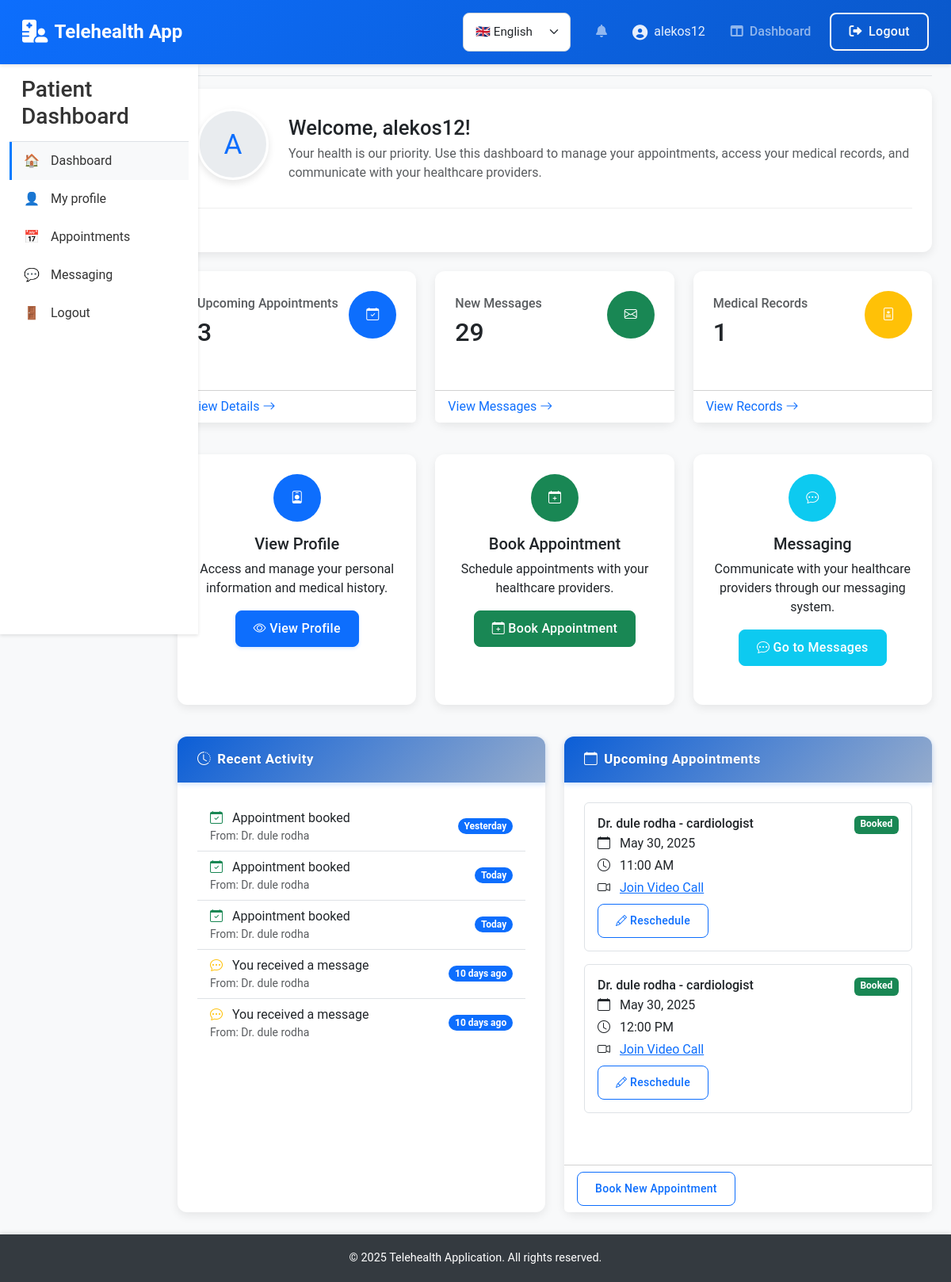
Page /public/patient_dashboard.php (signed in) on the committed database.
### tables this page shows
CREATE TABLE `users` (
  `user_id` int(11) NOT NULL,
  `full_name` varchar(100) NOT NULL,
  `email` varchar(100) NOT NULL,
  `password_hash` varchar(255) NOT NULL,
  `role` enum('admin','doctor','patient') NOT NULL,
  `created_at` timestamp NOT NULL DEFAULT current_timestamp()
);

CREATE TABLE `appointments` (
  `appointment_id` int(11) NOT NULL,
  `patient_id` int(11) NOT NULL,
  `doctor_id` int(11) NOT NULL,
  `appointment_datetime` datetime NOT NULL,
  `status` enum('booked','free') DEFAULT 'free',
  `jitsi_link` varchar(255) DEFAULT NULL,
  `created_at` timestamp NOT NULL DEFAULT current_timestamp()
);

CREATE TABLE `doctor_profiles` (
  `doctor_id` int(11) NOT NULL,
  `specialty` varchar(100) DEFAULT NULL,
  `license_number` varchar(50) DEFAULT NULL,
  `availability` text DEFAULT NULL
);

### public/patient_dashboard.php (the view, shortened to what the rows shown need)
<?php
require_once '../database/db_connection.php';
$appointment_query = "SELECT COUNT(*) as count FROM appointments WHERE patient_id = ? AND appointment_datetime >= NOW() AND status = 'booked'";
$stmt = $conn->prepare($appointment_query);
$stmt->bind_param("i", $_SESSION['user_id']);
$stmt->execute();
$appointment_count = $stmt->get_result()->fetch_assoc()['count'];
$message_query = "SELECT COUNT(*) as count FROM chat_messages WHERE receiver_id = ?";
$stmt = $conn->prepare($message_query);
$stmt->bind_param("i", $_SESSION['user_id']);
$stmt->execute();
$message_count = $stmt->get_result()->fetch_assoc()['count'];
$records_query = "SELECT COUNT(*) as count FROM emr WHERE patient_id = ?";
$stmt = $conn->prepare($records_query);
$stmt->bind_param("i", $_SESSION['user_id']);
$stmt->execute();
$records_count = $stmt->get_result()->fetch_assoc()['count'];
$activity_query = "SELECT * FROM (
    SELECT 'appointment' as type, appointment_datetime as date, doctor_id,
           CASE
               WHEN status = 'booked' THEN 'Appointment booked'
               WHEN status = 'free' THEN 'Appointment slot available'
               ELSE 'Appointment updated'
           END as description
    FROM appointments
    WHERE patient_id = ?
    UNION ALL
    SELECT 'message' as type, sent_at as date, sender_id as doctor_id, 'You received a message' as description
    FROM chat_messages
    WHERE receiver_id = ?
    UNION ALL
    SELECT 'emr' as type, created_at as date, doctor_id,
           CASE
               WHEN diagnosis IS NOT NULL THEN CONCAT('Diagnosis: ', diagnosis)
               WHEN notes IS NOT NULL THEN CONCAT('Notes: ', LEFT(notes, 50), '...')
               ELSE 'EMR updated'
           END as description
    FROM emr
    WHERE patient_id = ?
) as activities
ORDER BY date DESC LIMIT 5";
$stmt = $conn->prepare($activity_query);
$stmt->bind_param("iii", $_SESSION['user_id'], $_SESSION['user_id'], $_SESSION['user_id']);
$stmt->execute();
$activities = $stmt->get_result();
$upcoming_query = "SELECT a.*, u.full_name as doctor_name, dp.specialty
                  FROM appointments a
                  JOIN users u ON a.doctor_id = u.user_id
                  JOIN doctor_profiles dp ON a.doctor_id = dp.doctor_id
                  WHERE a.patient_id = ? AND a.appointment_datetime >= NOW() AND a.status = 'booked'
                  ORDER BY a.appointment_datetime ASC LIMIT 2";
$stmt = $conn->prepare($upcoming_query);
$stmt->bind_param("i", $_SESSION['user_id']);
$stmt->execute();
$upcoming_appointments = $stmt->get_result();
?>
<!DOCTYPE html>
<html lang="en">
<head>
    <link href="https://cdn.jsdelivr.net/npm/bootstrap@5.3.0/dist/css/bootstrap.min.css" rel="stylesheet">
    <link rel="stylesheet" href="https://cdn.jsdelivr.net/npm/bootstrap-icons@1.11.1/font/bootstrap-icons.css">
    <link rel="stylesheet" href="../assets/styles.css">
</head>
<body>
    <?php include_once '../includes/header.php'; ?>
    <div class="container-fluid">
        <div class="row">
            <main class="col-md-9 ms-sm-auto col-lg-10 px-md-4">
                <div class="d-flex justify-content-between flex-wrap flex-md-nowrap align-items-center pt-3 pb-2 mb-3 border-bottom">
                    <h1 class="h2 page-title">Patient Dashboard</h1>
                </div>
                <div class="row mb-4">
                    <div class="col-md-4 col-sm-6 mb-3">
                        <div class="card h-100">
                            <div class="card-body">
                                <div class="d-flex justify-content-between align-items-center">
                                    <div>
                                        <h2 class="mb-0"><?php echo $appointment_count; ?></h2>
                                    </div>
                                </div>
                            </div>
                        </div>
                    </div>
                    <div class="col-md-4 col-sm-6 mb-3">
                        <div class="card h-100">
                            <div class="card-body">
                                <div class="d-flex justify-content-between align-items-center">
                                    <div>
                                        <h2 class="mb-0"><?php echo $message_count; ?></h2>
                                    </div>
                                </div>
                            </div>
                        </div>
                    </div>
                    <div class="col-md-4 col-sm-6 mb-3">
                        <div class="card h-100">
                            <div class="card-body">
                                <div class="d-flex justify-content-between align-items-center">
                                    <div>
                                        <h2 class="mb-0"><?php echo $records_count; ?></h2>
                                    </div>
                                </div>
                            </div>
                        </div>
                    </div>
                </div>
                <div class="row mb-4">
                    <div class="col-md-6 mb-3">
                        <div class="card h-100">
                            <div class="card-body">
                                <ul class="list-group list-group-flush">
                                    <?php if ($activities->num_rows > 0): ?>
                                        <?php while ($activity = $activities->fetch_assoc()): ?>
                                            <li class="list-group-item d-flex justify-content-between align-items-center">
                                                <div>
                                                    <?php
                                                    $icon = '';
                                                    $text_class = '';
                                                    switch ($activity['type']) {
                                                        case 'appointment':
                                                            $icon = 'calendar-check';
                                                            $text_class = 'success';
                                                            break;
                                                        case 'message':
                                                            $icon = 'chat-dots';
                                                            $text_class = 'warning';
                                                            break;
                                                    }
                                                    ?>
                                                    <i class="bi bi-<?php echo $icon; ?> text-<?php echo $text_class; ?> me-2"></i>
                                                    <span><?php echo htmlspecialchars($activity['description']); ?></span>
                                                    <small class="d-block text-muted">
                                                        <?php
                                                        if ($activity['doctor_id']) {
                                                            $doctor_query = "SELECT full_name FROM users WHERE user_id = ?";
                                                            $stmt = $conn->prepare($doctor_query);
                                                            $stmt->bind_param("i", $activity['doctor_id']);
                                                            $stmt->execute();
                                                            $doctor_result = $stmt->get_result();
                                                            if ($doctor = $doctor_result->fetch_assoc()) {
                                                                echo "From: Dr. " . htmlspecialchars($doctor['full_name']);
                                                            }
                                                        }
                                                        ?>
                                                    </small>
                                                </div>
                                                <span class="badge bg-primary rounded-pill">
                                                    <?php
                                                    $date = new DateTime($activity['date']);
                                                    $now = new DateTime();
                                                    $diff = $date->diff($now);
                                                    if ($diff->d == 0) {
                                                        echo "Today";
                                                    } elseif ($diff->d == 1) {
                                                        echo "Yesterday";
                                                    } else {
                                                        echo $diff->d . " days ago";
                                                    }
                                                    ?>
                                                </span>
                                            </li>
                                        <?php endwhile; ?>
                                    <?php else: ?>
                                        <li class="list-group-item text-center text-muted">No recent activity</li>
                                    <?php endif; ?>
                                </ul>
                            </div>
                        </div>
                    </div>
                    <div class="col-md-6 mb-3">
                        <div class="card h-100">
                            <div class="card-body">
                                <?php if ($upcoming_appointments->num_rows > 0): ?>
                                    <?php while ($appointment = $upcoming_appointments->fetch_assoc()): ?>
                                        <div class="appointment-item p-3 mb-3 border rounded">
                                            <div class="d-flex justify-content-between">
                                                <h6 class="mb-1">Dr. <?php echo htmlspecialchars($appointment['doctor_name']); ?> - <?php echo htmlspecialchars($appointment['specialty']); ?></h6>
                                                <span class="badge bg-<?php
                                                    echo match($appointment['status']) {
                                                        'booked' => 'success',
                                                        'free' => 'warning',
                                                        default => 'secondary'
                                                    };
                                                ?>"><?php echo ucfirst($appointment['status']); ?></span>
                                            </div>
                                            <p class="mb-1">
                                                <i class="bi bi-calendar me-2"></i>
                                                <?php echo date('F j, Y', strtotime($appointment['appointment_datetime'])); ?>
                                            </p>
                                            <p class="mb-1">
                                                <i class="bi bi-clock me-2"></i>
                                                <?php echo date('g:i A', strtotime($appointment['appointment_datetime'])); ?>
                                            </p>
                                            <?php if ($appointment['jitsi_link']): ?>
                                            <p class="mb-1">
                                                <i class="bi bi-camera-video me-2"></i>
                                                <a href="<?php echo htmlspecialchars($appointment['jitsi_link']); ?>" target="_blank" class="text-primary">
                                                    Join Video Call
                                                </a>
                                            </p>
                                            <?php endif; ?>
                                            <div class="mt-2">
                                                <?php if ($appointment['status'] === 'booked'): ?>
                                                <a href="book_appointment.php?id=<?php echo $appointment['appointment_id']; ?>" class="btn btn-sm btn-outline-primary me-1">
                                                    <i class="bi bi-pencil"></i> Reschedule
                                                </a>
                                                <?php endif; ?>
                                            </div>
                                        </div>
                                    <?php endwhile; ?>
                                <?php endif; ?>
                            </div>
                        </div>
                    </div>
                </div>
            </main>
        </div>
        <br/>
    <br/>
    </div>
    <?php include_once '../includes/footer.php'; ?>
</body>
</html>

### rows in the picture
users: full_name "dule rodha"
appointments: doctor.full_name "dule rodha", doctor_profiles.specialty "cardiologist", status "Booked", appointment_datetime "May 30, 2025", appointment_datetime "11:00 AM"
appointments: doctor.full_name "dule rodha", doctor_profiles.specialty "cardiologist", status "Booked", appointment_datetime "May 30, 2025", appointment_datetime "12:00 PM"

### other values in the picture
$_SESSION['name'] "alekos12"
substr($_SESSION['name'], 0, 1) "A"
$appointment_count "3"
$message_count "29"
$records_count "1"
$activity['description'] "Appointment booked"
$activity['description'] "You received a message"
